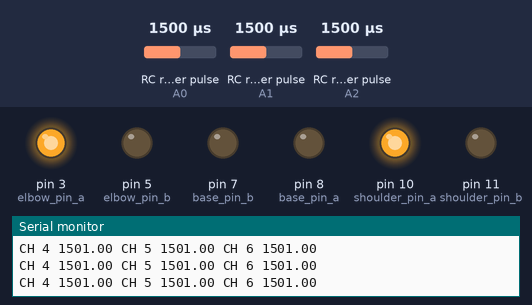
Bench run of a sketch on a simulated Arduino Uno, built with avr-gcc and run on an emulated ATmega328P. Shown: output pins drawn as LEDs (lit = HIGH), the last lines printed to the serial monitor. Wiring (inferred from the names in the program): 3 × RC receiver channel: data A0 / data A1 / data A2. The test bench sets the inputs (shaded band); at power-on: RC receiver pulse (sensors on A0, A1, A2) 1500 µs.

Above: at 1.2 s.
1.3 s: RC receiver pulse (sensor on A0) set to 1312 µs
4.3 s: RC receiver pulse (sensor on A0) set to 1286 µs
At 5.4 s:
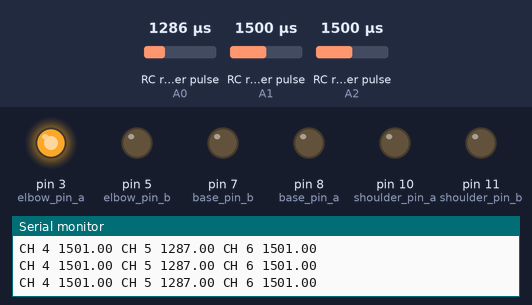
5.8 s: RC receiver pulse (sensor on A1) set to 1312 µs
8.8 s: RC receiver pulse (sensor on A1) set to 1284 µs
At 10.0 s:
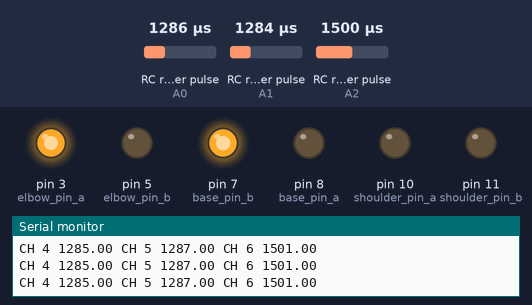
10.3 s: RC receiver pulse (sensor on A2) set to 1308 µs
11.8 s: RC receiver pulse (sensor on A2) set to 1293 µs
At 13.0 s:
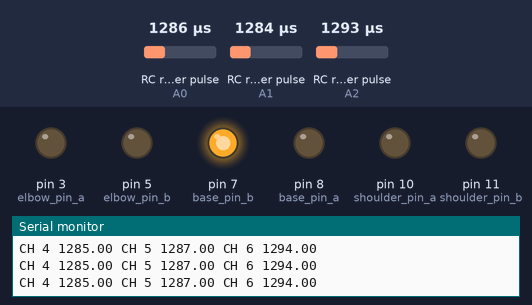
Timing chart, 0 to 14.3 s (numbered marks = the images above; inputs shaded):
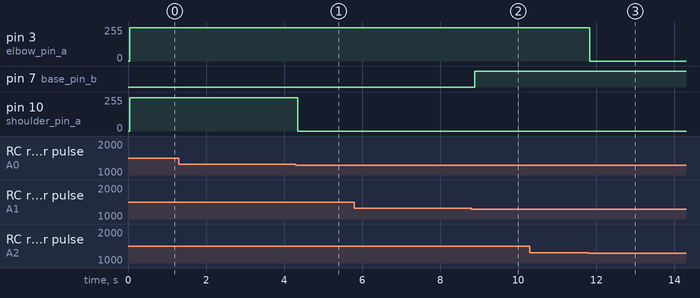

The sketch:

arm_rover_v2.ino
```cpp
#define base_pin_a 8 // pwm
#define base_pin_b 7 // pwm
#define base_speed 250

#define elbow_pin_a 3 // pwm
#define elbow_pin_b 5// pwm
#define elbow_speed 250


#define shoulder_pin_a 10 // pwm
#define shoulder_pin_b 11 // pwm
#define shoulder_speed 250

#define ch4_pin A1
#define ch5_pin A0
#define ch6_pin A2

double ch4 = 0;
double ch5 = 0;
double ch6 = 0;


void setup() {
  Serial.begin(9600);
  pinMode(base_pin_a, OUTPUT);
  pinMode(base_pin_b, OUTPUT);

  pinMode(shoulder_pin_a, OUTPUT);
  pinMode(shoulder_pin_b, OUTPUT);

  pinMode(elbow_pin_a, OUTPUT);
  pinMode(elbow_pin_b, OUTPUT);

  pinMode(ch4_pin, INPUT);
  pinMode(ch5_pin, INPUT);

}

void loop() {
  ch4 = pulseIn(ch4_pin, HIGH);
  ch5 = pulseIn(ch5_pin, HIGH);
  ch6 = pulseIn(ch6_pin, HIGH);

  Serial.print("CH 4 ");
  Serial.print(ch4);
  Serial.print(" CH 5 ");
  Serial.print(ch5);
  Serial.print(" CH 6 ");
  Serial.print(ch6);
  Serial.println();

  if(ch4 == 0 && ch5==0 && ch6==0){
      analogWrite(base_pin_a, 0);
      analogWrite(base_pin_b, 0);

        analogWrite(shoulder_pin_a, 0);
    analogWrite(shoulder_pin_b, 0);

        analogWrite(elbow_pin_a, 0);
    analogWrite(elbow_pin_b, 0);
  }

  if(ch4 > 1600){
      analogWrite(base_pin_a, base_speed);
      analogWrite(base_pin_b, 0);
  }
  else if(ch4 < 1300){
      analogWrite(base_pin_a, 0);
      analogWrite(base_pin_b, base_speed);
  }
  else{
      analogWrite(base_pin_a, 0);
      analogWrite(base_pin_b, 0);
  }

  if(ch5 > 1300){
      analogWrite(shoulder_pin_a, shoulder_speed);
      analogWrite(shoulder_pin_b, 0);
  }
  else if(ch5 < 1050){
      analogWrite(shoulder_pin_a, 0);
      analogWrite(shoulder_pin_b, shoulder_speed);
  }
  else{
    analogWrite(shoulder_pin_a, 0);
    analogWrite(shoulder_pin_b, 0);
  }

  if(ch6 > 1300){
    analogWrite(elbow_pin_a, base_speed);
    analogWrite(elbow_pin_b, 0);
  }
  else if(ch6 < 1050){
    analogWrite(elbow_pin_a, 0);
    analogWrite(elbow_pin_b, base_speed);
  }
  else{
    analogWrite(elbow_pin_a, 0);
    analogWrite(elbow_pin_b, 0);
  }

}
```

Measured:
- the behaviour switches between 1300 and 1299 µs on RC receiver pulse (sensor on A0) (found by bisection; images 0 and 1)
- the behaviour switches between 1299 and 1298 µs on RC receiver pulse (sensor on A1) (found by bisection; images 1 and 2)
- the behaviour switches between 1300 and 1299 µs on RC receiver pulse (sensor on A2) (found by bisection; images 2 and 3)
- after the input at 4.3 s, pin 10 (shoulder_pin_a): 250/255 → 0/255 after 0.05 s
- after the input at 8.8 s, pin 7 (base_pin_b): LOW → HIGH after 0.08 s
- after the input at 11.8 s, pin 3 (elbow_pin_a): 250/255 → 0/255 at once
